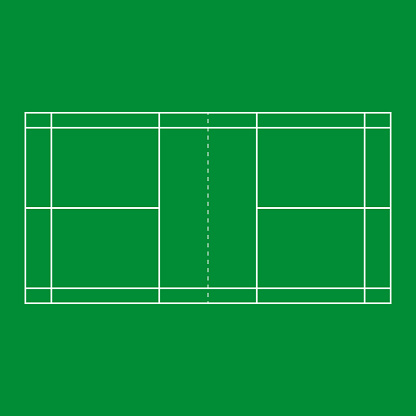
%> input picture SANN.jpg, 416 x 416 px
$ octave Demo02.m   (GNU Octave 9; MATLAB toolbox functions it lacks are replaced by stand-ins)
%> lines starting %> are read from the running program, lines starting %| are printed output that depends on the picture; in (x1, y1, x2, y2) boxes, pixels count from 0 and x2, y2 are one past the last pixel; in counts of white or black regions, pixels touching at a corner belong together; the program's own positions count from 1
clc
clear all
close all
I  = imread('SANN.jpg');
%> I is the input picture: size 416x416x3 uint8; mean R, G, B 7.9, 143.9, 59
rotI = imrotate(I,0,'crop');
bw_I = rgb2gray(rotI);
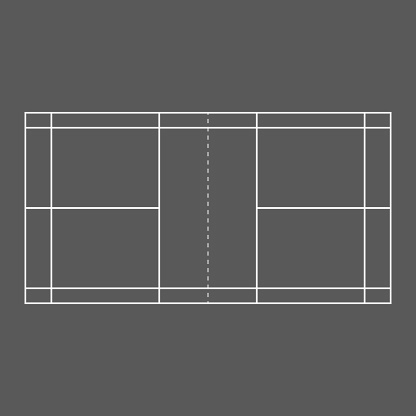
%> bw_I: size 416x416 uint8; min 72, max 255, mean 93.3
BW = edge(bw_I,'canny');
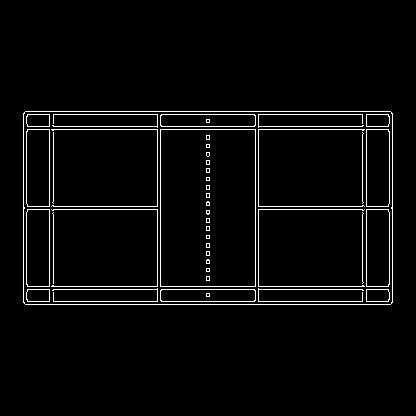
%> BW: size 416x416 logical; 3.3% white in thin lines or dots, all inside (x1, y1, x2, y2) = (23, 111, 393, 305)
[H,T,R] = hough(BW);
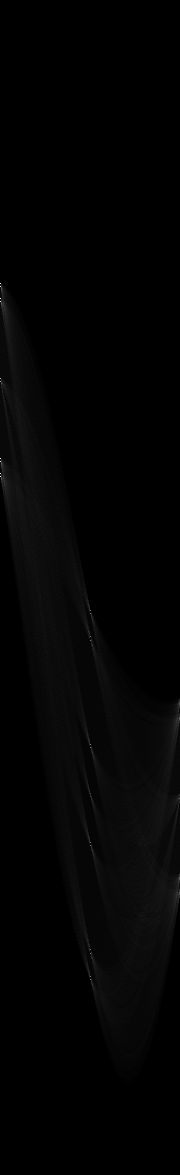
%> H: size 1175x180 double; min 0, max 366, mean 4.9; drawn with min black and max white
%> T = 180 values from -90 to 89; R = 1175 values from -587 to 587
imshow(H,[],'XData',T,'YData',R,...
            'InitialMagnification','fit');
xlabel('\theta'), ylabel('\rho');
axis on, axis normal, hold on;
P  = houghpeaks(H,11,'threshold',ceil(0.3*max(H(:))));
%> P = [284 1; 477 1; 302 1; 459 1; 379 1; 611 91; 980 91; 745 91; 846 91; 637 91; 954 91]
x = T(P(:,2)); y = R(P(:,1));
%> after `x = T(P(:,2))`: x = [-90 -90 -90 -90 -90 0 0 0 0 0 0]
%> after `y = R(P(:,1))`: y = [-304 -111 -286 -129 -209 23 392 157 258 49 366]
plot(x,y,'s','color','white');
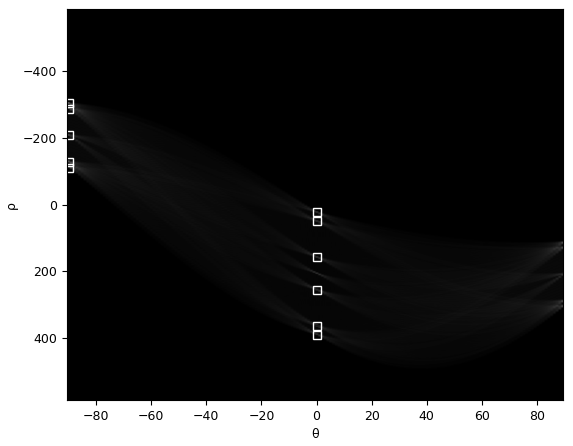
%> figure redrawn from the program's plot data
% Find lines and plot them
lines = houghlines(BW,T,R,P,'FillGap',5,'MinLength',3);
%> lines = 12 lines; longest, point1 to point2 (x, y): (24, 287) to (393, 287), (24, 130) to (393, 130), (26, 305) to (391, 305), (26, 112) to (391, 112), (158, 112) to (158, 305), (259, 112) to (259, 305)
figure, imshow(rotI), hold on
max_len = 0;
for k = 1:length(lines)
   xy = [lines(k).point1; lines(k).point2];
   plot(xy(:,1),xy(:,2),'LineWidth',2,'Color','green');


   % Plot beginnings and ends of lines
   plot(xy(1,1),xy(1,2),'x','LineWidth',2,'Color','yellow');
   plot(xy(2,1),xy(2,2),'x','LineWidth',2,'Color','red');


   % Determine the endpoints of the longest line segment
   len = norm(lines(k).point1 - lines(k).point2);
   if ( len > max_len)
      max_len = len;
      xy_long = xy;
   end
end
%> this loop made 12 passes
%> (len, max_len, xy_long) on passes 1, 3: (365, 365, [26 305; 391 305]), (369, 369, [24 287; 393 287])
%> (xy, len) on passes 2, 4, 5, 6, 7, 8: ([26 112; 391 112], 365), ([24 130; 393 130], 369), ([24 210; 161 210], 137), ([256 210; 393 210], 137), ([24 114; 24 303], 189), ([393 114; 393 303], 189)

% highlight the longest line segment
plot(xy_long(:,1),xy_long(:,2),'LineWidth',2,'Color','g');
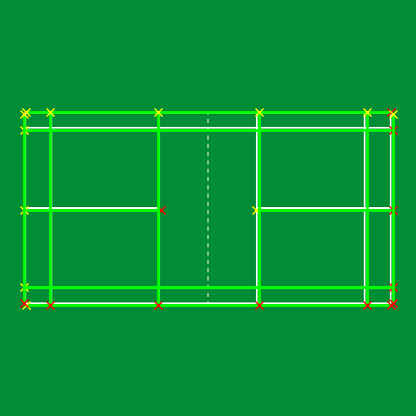
%> figure redrawn from the program's plot data
